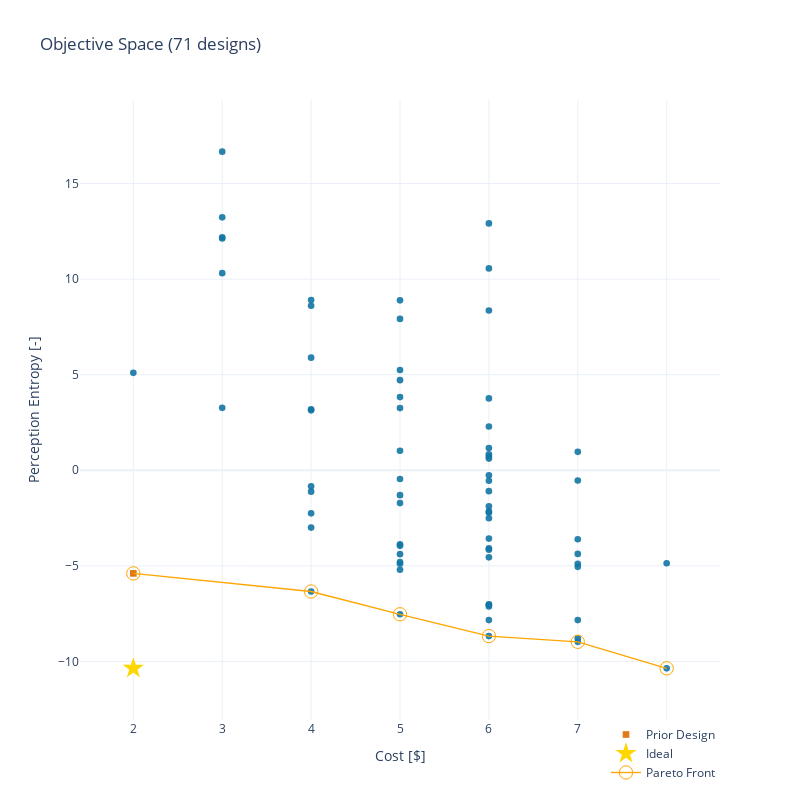

The notebook cell this image was saved under:
### Markdown cell above
## Objective Trade Space

Conveniently you can do this without the Problem definition, assuming you used the standard problem definition.

### Code cell
plot_tradespace(df)

### Figure 1 — Plotly figure (JSON) as saved in the notebook; plotly's stock layout.template omitted (floating-point values rounded to 4 significant figures)
{"data": [{"customdata": [["Design 1"], ["Design 2"], ["Design 3"], ["Design 4"], ["Design 5"], ["Design 6"], ["Design 7"], ["Design 8"], ["Design 9"], ["Design 10"], ["Design 11"], ["Design 12"], ["Design 13"], ["Design 14"], ["Design 15"], ["Design 16"], ["Design 17"], ["Design 18"], ["Design 19"], ["Design 20"], ["Design 21"], ["Design 22"], ["Design 23"], ["Design 24"], ["Design 25"], ["Design 26"], ["Design 27"], ["Design 28"], ["Design 29"], ["Design 30"], ["Design 31"], ["Design 32"], ["Design 33"], ["Design 34"], ["Design 35"], ["Design 36"], ["Design 37"], ["Design 38"], ["Design 39"], ["Design 40"], ["Design 41"], ["Design 42"], ["Design 43"], ["Design 44"], ["Design 45"], ["Design 46"], ["Design 47"], ["Design 48"], ["Design 49"], ["Design 50"], ["Design 51"], ["Design 52"], ["Design 53"], ["Design 54"], ["Design 55"], ["Design 56"], ["Design 57"], ["Design 58"], ["Design 59"], ["Design 60"], ["Design 61"], ["Design 62"], ["Design 63"], ["Design 64"], ["Design 65"], ["Design 66"], ["Design 67"], ["Design 68"], ["Design 69"], ["Design 70"]], "hovertemplate": "%{customdata[0]}<br>Cost [$]: %{x:.2f}<br>Perception Entropy [-]: %{y:.2f} ", "hovertext": ["Design 1", "Design 2", "Design 3", "Design 4", "Design 5", "Design 6", "Design 7", "Design 8", "Design 9", "Design 10", "Design 11", "Design 12", "Design 13", "Design 14", "Design 15", "Design 16", "Design 17", "Design 18", "Design 19", "Design 20", "Design 21", "Design 22", "Design 23", "Design 24", "Design 25", "Design 26", "Design 27", "Design 28", "Design 29", "Design 30", "Design 31", "Design 32", "Design 33", "Design 34", "Design 35", "Design 36", "Design 37", "Design 38", "Design 39", "Design 40", "Design 41", "Design 42", "Design 43", "Design 44", "Design 45", "Design 46", "Design 47", "Design 48", "Design 49", "Design 50", "Design 51", "Design 52", "Design 53", "Design 54", "Design 55", "Design 56", "Design 57", "Design 58", "Design 59", "Design 60", "Design 61", "Design 62", "Design 63", "Design 64", "Design 65", "Design 66", "Design 67", "Design 68", "Design 69", "Design 70"], "legendgroup": "", "marker": {"color": "#1276a4", "opacity": 0.9, "size": 6.667, "symbol": "circle"}, "mode": "markers", "name": "", "orientation": "v", "showlegend": false, "type": "scatter", "x": [3, 6, 5, 4, 6, 5, 2, 6, 6, 6, 7, 6, 6, 5, 6, 4, 4, 5, 3, 5, 4, 7, 4, 4, 6, 8, 5, 3, 8, 6, 5, 7, 7, 6, 7, 6, 7, 6, 5, 3, 5, 5, 7, 6, 6, 6, 4, 6, 4, 6, 5, 6, 4, 6, 6, 6, 5, 3, 5, 6, 5, 6, 3, 6, 5, 5, 7, 7, 4, 5], "xaxis": "x", "y": [3.267, -4.08, -1.303, 8.61, 3.759, 8.889, 5.099, -0.5486, 0.833, -0.2594, -4.89, -7.837, -7.121, 7.92, 12.91, -6.343, -2.997, -5.204, 12.19, 5.247, -2.254, -8.974, 3.137, 8.903, 10.56, -10.36, 4.713, 16.67, -4.865, -4.552, -4.39, -0.5357, -3.606, -3.573, -8.786, 2.29, -5.049, 0.6104, -1.714, 13.23, -3.868, -4.889, -4.375, 0.7195, 1.165, -2.152, 5.89, -1.091, -0.841, -8.673, 3.831, -4.156, 3.189, -7.015, -7.037, 8.357, -0.4571, 10.31, 3.252, -2.215, -4.796, -1.882, 12.13, -2.511, -7.533, -3.953, 0.9638, -7.834, -1.118, 1.021], "yaxis": "y"}, {"customdata": ["Name"], "hoverinfo": "text", "hovertemplate": "%{customdata[0]}<br>Cost [$]: %{x:.2f}<br>Perception Entropy [-]: %{y:.2f} ", "marker": {"color": "#dd6b00", "size": 6.667, "symbol": "square"}, "mode": "markers", "name": "Prior Design", "opacity": 0.9, "text": ["Prior Design"], "type": "scatter", "x": [2], "y": [-5.393]}, {"hoverinfo": "none", "marker": {"color": "gold", "size": 16, "symbol": "star"}, "mode": "markers", "name": "Ideal", "type": "scatter", "x": [2], "y": [-10.36]}, {"hoverinfo": "none", "line": {"color": "orange", "width": 1.333}, "marker": {"color": "orange", "size": 13.33, "symbol": "circle-open"}, "mode": "lines+markers", "name": "Pareto Front", "type": "scatter", "x": [2, 4, 5, 6, 7, 8], "y": [-5.393, -6.343, -7.533, -8.673, -8.974, -10.36]}], "layout": {"clickmode": "event+select", "height": 800, "hovermode": "closest", "legend": {"tracegroupgap": 0, "x": 1, "xanchor": "right", "y": 0, "yanchor": "top"}, "title": {"text": "Objective Space (71 designs)"}, "width": 800, "xaxis": {"anchor": "y", "domain": [0, 1], "range": [1.4, 8.6], "title": {"text": "Cost [$]"}}, "yaxis": {"anchor": "x", "domain": [0, 1], "range": [-13.06, 19.37], "title": {"text": "Perception Entropy [-]"}}}}
